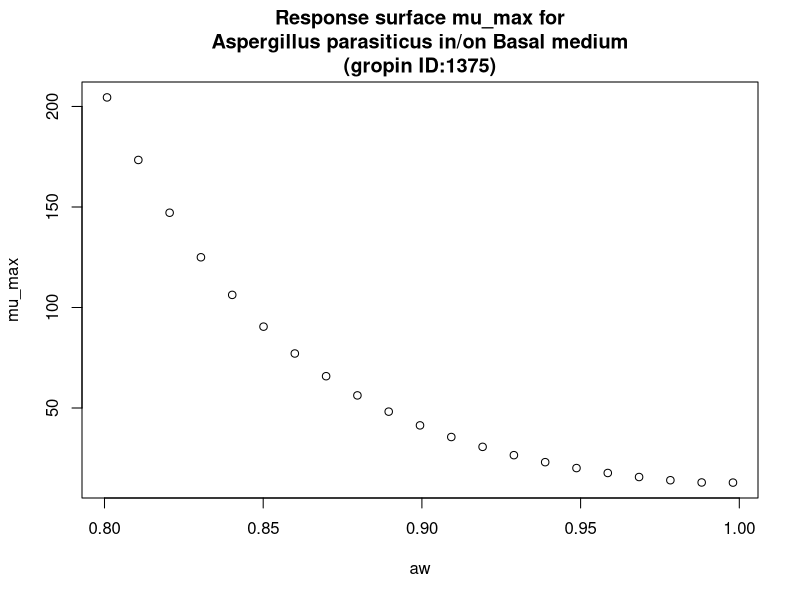

The R source for this figure:
#############################
# start of Parameter script
#############################
aw <- seq(0.8008,0.998001998001998,length.out=21)
#############################
# end of Parameter script
#############################
############################# 
# start of Model script Gropin ID 1375 
#############################
 
# constant coefficients for this model
 
variables <- data.frame(aw)
argumentsPar <- expand.grid(variables)
 
# heart of the model
response_surface <- function(aw) {
   mumax <-exp(2.652-3.023*sqrt(1-aw)+20.17*(sqrt(1-aw))^2)

return(mumax=mumax)
} 

# output parameters
mumax <- cbind(argumentsPar,response_surface(argumentsPar['aw']))
colnames(mumax) <- c(colnames(argumentsPar),'mumax')
#############################
# End of Model script
#############################
############################# 
# start of Visualisation script Gropin ID 1375 
#############################
plot(aw,mumax$mumax,
                          xlab='aw',
                          ylab='mu_max',main='Response surface mu_max for
Aspergillus parasiticus in/on Basal medium
(gropin ID:1375)')
#############################
# End of Visualisation script
#############################
